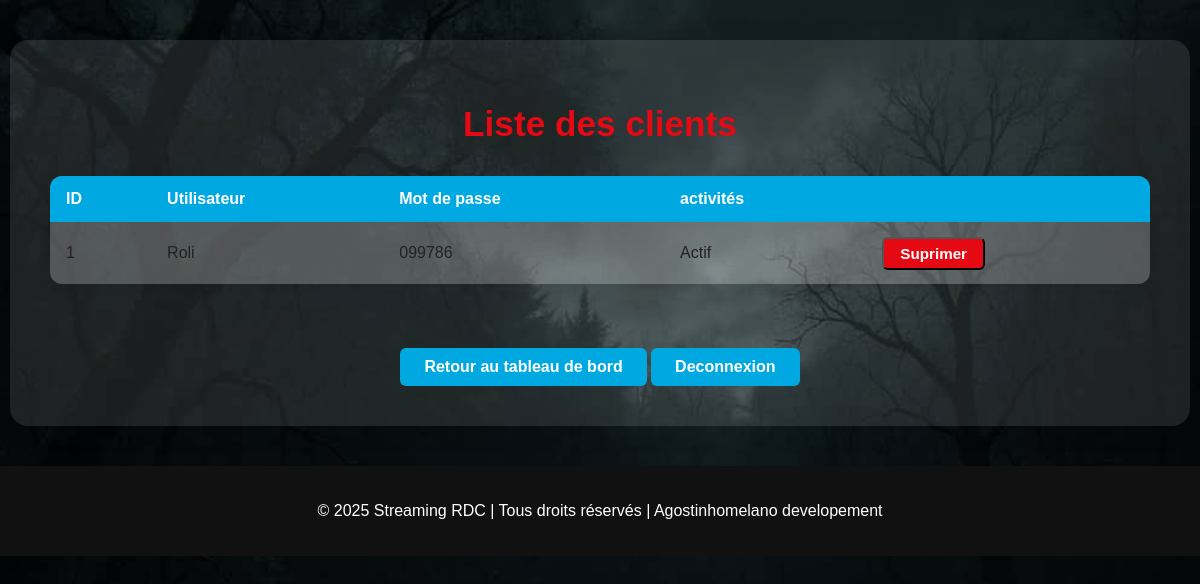
/admin/utilisateurs, run on an earlier commit of the app's database.
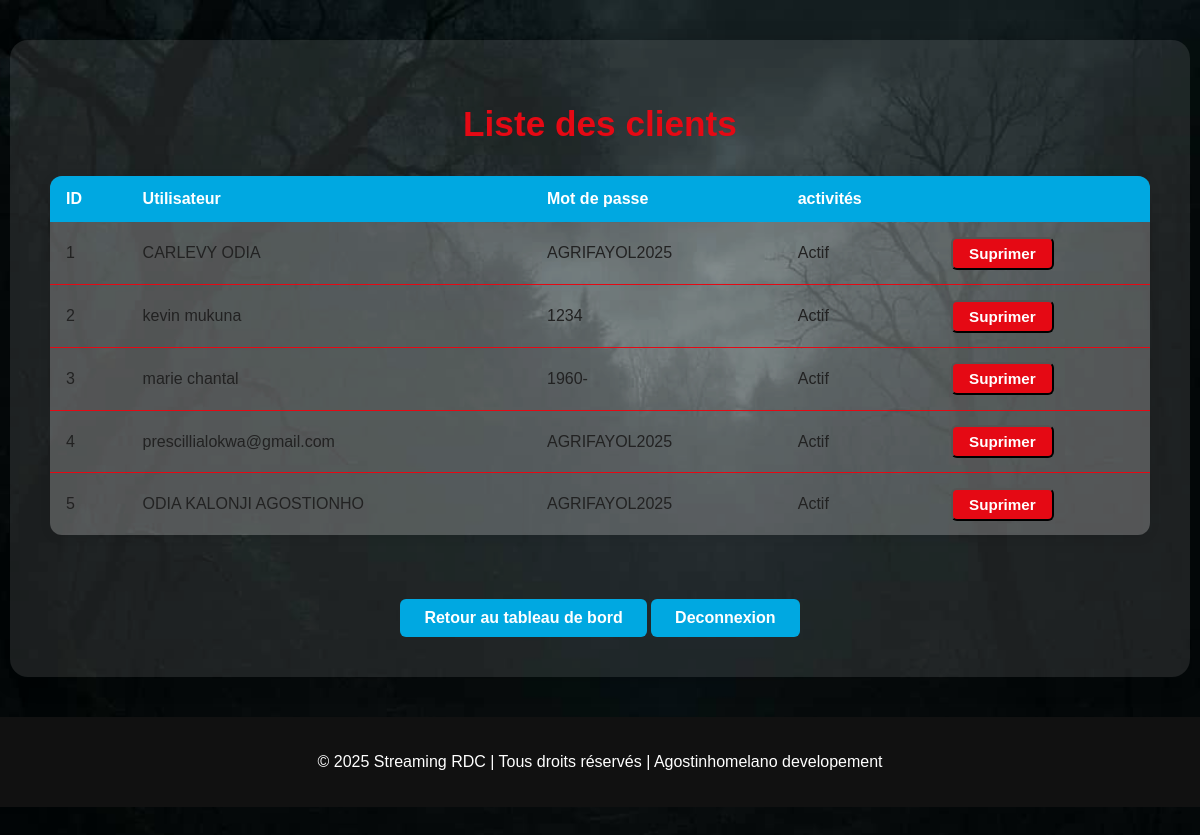
And on a later commit of the database.
### app.py (models this page shows, shortened)
class Utilisateurs(db.Model):
    id = db.Column(db.Integer, primary_key=True)
    nom = db.Column(db.String(30), nullable=False)
    mdp = db.Column(db.String(200), nullable=False)

### app.py (the view)
@app.route("/admin/utilisateurs")
def list_users():
    users = Utilisateurs.query.all()
    return render_template("admin/list_users.html", users=users)

### templates/admin/list_users.html (shortened to what this page needs)
<!DOCTYPE html>
<html lang="fr">
<head>
  <link rel="stylesheet" href="{{ url_for('static', filename='css/admin.css') }}">
</head>
<body>
  <div class="admin-container">
    <h1>Liste des clients</h1>
    <table class="admin-table">
      <thead>
        <tr>
          <th>ID</th>
          <th>Utilisateur</th>
          <th>Mot de passe</th>
          <th>activités</th>
          <th></th>
        </tr>
      </thead>
      <tbody>
        {% for user in users %}
        <tr>
          <td data-label="ID">{{ user.id }}</td>
          <td data-label="Utilisateur">{{ user.nom }}</td>
          <td data-label="Mot de passe">{{ user.mdp }}</td>
          <td data-label="activités">Actif</td>
          <td>
            <form action="{{url_for('supprimer_utilisateur',id=user.id)}}" method="post" class="delete-form">
                <button type="submit" class="btn-admin">Suprimer</button>
            </form>
          </td>
        </tr>
        {% endfor %}
      </tbody>
    </table>
    <a href="{{ url_for('accueil_admin') }}" class="btn-retour">Retour au tableau de bord</a>
    <a href="{{url_for('deconnexion_admin')}}" class="btn-retour">Deconnexion</a>
  </div>
  <footer>
    <p>© 2025 Streaming RDC | Tous droits réservés | Agostinhomelano developement</p>
  </footer>
</body>
</html>

### static/css/admin.css (style rules this page uses)
body { background: url("../image/backgroud.jpg") no-repeat center center/cover; min-height: 150vh; font-family: Arial, sans-serif; margin: 0; }
.admin-container { max-width: 1100px; margin: 40px auto; background: rgba(255,255,255,0.10); border-radius: 18px; padding: 2.5rem; box-shadow: 0 4px 24px rgba(0,0,0,0.15); color: #0a0a0a; text-align: center; overflow: scroll; scrollbar-width: none; }
.admin-container h1 { margin-bottom: 2rem; color: #e50914; font-size: 2.2rem; }
.btn-admin { display: inline-block; padding: 8px 18px; background: #e50914; color: #fff; border-radius: 6px; text-decoration: none; font-weight: bold; transition: background 0.3s; }
.btn-retour { display: inline-block; margin-top: 2rem; padding: 10px 24px; background: #00A8E1; color: #fff; border-radius: 6px; text-decoration: none; font-weight: bold; transition: background 0.3s; }
footer { background: #111; text-align: center; padding: 20px 0; font-size: 1rem; color: #fff; margin-top: 40px; width: 100%; }

### templates/admin/list_users.html (style rules this page uses)
.admin-table { width: 100%; border-collapse: collapse; margin: 2rem 0; background: rgba(255,255,255,0.15); border-radius: 12px; overflow: hidden; box-shadow: 0 2px 12px rgba(0,0,0,0.08); }
.admin-table th, .admin-table td { padding: 0.9rem 1rem; text-align: left; }
.admin-table th { background: #00A8E1; color: #fff; font-weight: bold; font-size: 1rem; }
.admin-table tr { border-bottom: 1px solid #e50914; }
.admin-table tr:last-child { border-bottom: none; }
.admin-table td { background: rgba(255,255,255,0.10); color: #222; }
.btn-admin { display: inline-block; padding: 6px 16px; background: #e50914; color: #fff; border-radius: 6px; text-decoration: none; font-weight: bold; transition: background 0.3s; font-size: 0.95rem; }

What changed in the data, as far as the page shows it:
changed Utilisateurs id 1: nom "Roli" → "CARLEVY ODIA"; mdp "099786" → "AGRIFAYOL2025"
added Utilisateurs: id "2", nom "kevin mukuna", mdp "1234"
added Utilisateurs: id "3", nom "marie chantal", mdp "1960-"
added Utilisateurs: id "4", nom "prescillialokwa@gmail.com", mdp "AGRIFAYOL2025"
added Utilisateurs: id "5", nom "ODIA KALONJI AGOSTIONHO", mdp "AGRIFAYOL2025"
